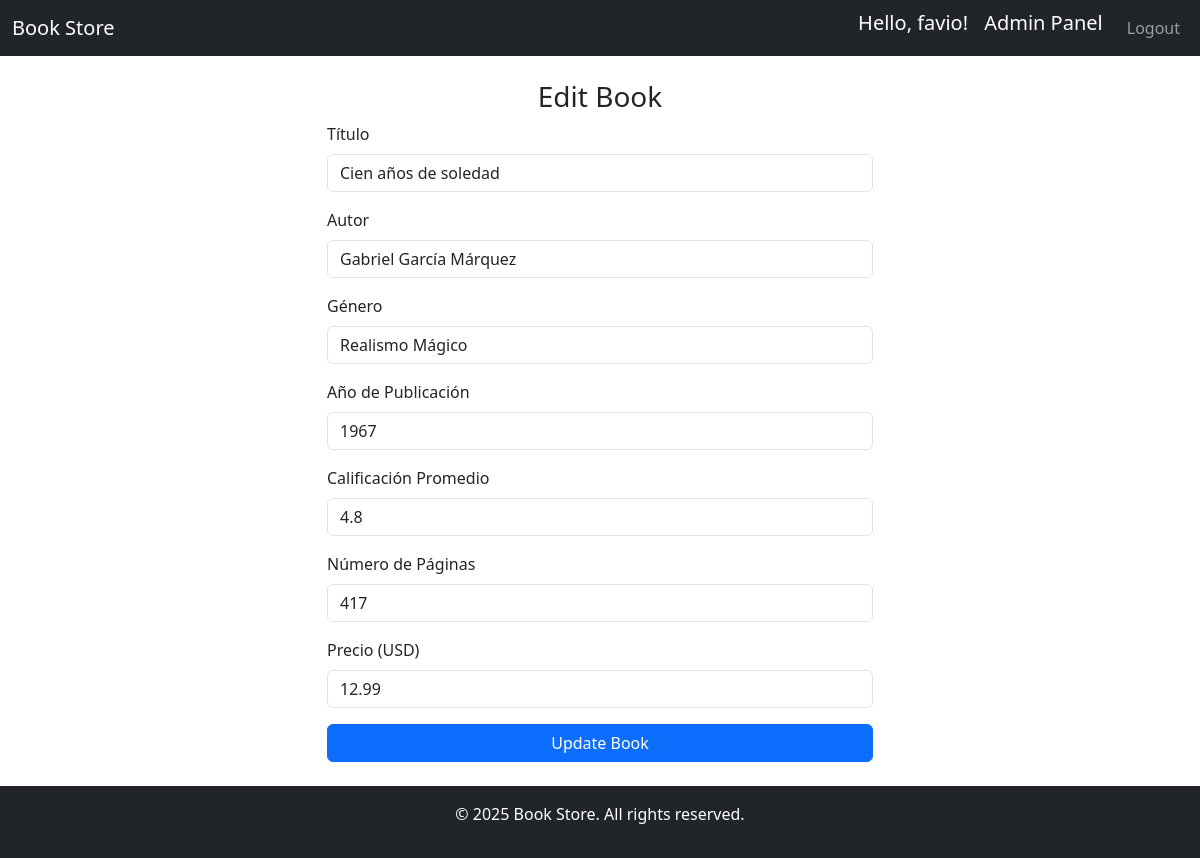
Page /edit/1 (signed in) on the committed database.
### models.py (models this page shows)
class User(db.Model, UserMixin):
    id = db.Column(db.Integer, primary_key=True)
    username = db.Column(db.String(150), unique=True, nullable=False)
    password = db.Column(db.String(200), nullable=False)
    is_admin = db.Column(db.Boolean, default=False)

class Book(db.Model):
    id = db.Column(db.Integer, primary_key=True)
    title = db.Column(db.String(200), nullable=False)
    author = db.Column(db.String(100), nullable=False)
    genre = db.Column(db.String(50), nullable=False)
    year = db.Column(db.Integer, nullable=False)
    rating = db.Column(db.Float, nullable=False)
    pages = db.Column(db.Integer, nullable=False)
    price = db.Column(db.Float, nullable=False)

### app.py (the view)
@app.route('/edit/<int:id>', methods=['GET', 'POST'])
@login_required
def edit(id):
    if not current_user.is_admin == True:
        flash('Access denied')
        return redirect(url_for('login'))
    book = Book.query.get_or_404(id)
    form = BookForm(obj=book)
    if form.validate_on_submit():
        form.populate_obj(book)
        db.session.commit()
        flash('Book updated successfully!')
        return redirect(url_for('books'))
    return render_template('edit.html', form=form, book=book)

### forms.py
class BookForm(FlaskForm):
    title = StringField('Título', validators=[DataRequired()])
    author = StringField('Autor', validators=[DataRequired()])
    genre = StringField('Género', validators=[DataRequired()])
    year = IntegerField('Año de Publicación', validators=[DataRequired(), NumberRange(min=0)])
    rating = FloatField('Calificación Promedio', validators=[DataRequired(), NumberRange(min=0, max=5)])
    pages = IntegerField('Número de Páginas', validators=[DataRequired()])
    price = FloatField('Precio (USD)', validators=[DataRequired()])
    submit = SubmitField('Submit')

### app.py (called while the page is built)
@login_manager.user_loader
def load_user(user_id):
    return User.query.get(int(user_id))

### templates/edit.html (shortened to what this page needs)
{% extends 'base.html' %}
{% block content %}
<div class="row justify-content-center">
    <div class="col-md-6">
        <h3 class="text-center">Edit Book</h3>
        <form method="POST">
            <div class="mb-3">
                {{ form.title.label(class="form-label") }}
                {{ form.title(class="form-control") }}
            </div>
            <div class="mb-3">
                {{ form.author.label(class="form-label") }}
                {{ form.author(class="form-control") }}
            </div>
            <div class="mb-3">
                {{ form.genre.label(class="form-label") }}
                {{ form.genre(class="form-control") }}
            </div>
            <div class="mb-3">
                {{ form.year.label(class="form-label") }}
                {{ form.year(class="form-control") }}
            </div>
            <div class="mb-3">
                {{ form.rating.label(class="form-label") }}
                {{ form.rating(class="form-control") }}
            </div>
            <div class="mb-3">
                {{ form.pages.label(class="form-label") }}
                {{ form.pages(class="form-control") }}
            </div>
            <div class="mb-3">
                {{ form.price.label(class="form-label") }}
                {{ form.price(class="form-control") }}
            </div>
            <button type="submit" class="btn btn-primary w-100">Update Book</button>
        </form>
    </div>
</div>
{% endblock %}

### templates/base.html (shortened to what this page needs)
<!DOCTYPE html>
<html lang="en">
<head>
    <link href="https://cdn.jsdelivr.net/npm/bootstrap@5.3.0/dist/css/bootstrap.min.css" rel="stylesheet">
</head>
<body>
    <nav class="navbar navbar-expand-lg navbar-dark bg-dark">
        <div class="container-fluid">
            <a class="navbar-brand" href="{{ url_for('home') }}">Book Store</a>
            <div class="collapse navbar-collapse" id="navbarNav">
                <ul class="navbar-nav ms-auto">
                    {% if current_user.is_authenticated %}
                        <li class="nav-item">
                            <span class="navbar-brand">Hello, {{ current_user.username }}!</span>
                        </li>
                        {% if current_user.is_admin %}
                            <li class="nav-item">
                                <a class="navbar-brand">Admin Panel</a>
                            </li>
                        {% else %}
                            <li class="nav-item">
                                <a class="nav-link" href="{{ url_for('books') }}">Books</a>
                            </li>
                        {% endif %}
                        <li class="nav-item">
                            <a class="nav-link" href="{{ url_for('logout') }}">Logout</a>
                        </li>
                    {% endif %}
                </ul>
            </div>
        </div>
    </nav>
    <div class="container mt-4">
        {% block content %}
        {% endblock %}
    </div>
    <footer class="bg-dark text-white text-center py-3 mt-4">
        <p>&copy; 2025 Book Store. All rights reserved.</p>
    </footer>
</body>
</html>

### rows in the picture
User: username "favio"
Book: title "Cien años de soledad", author "Gabriel García Márquez", genre "Realismo Mágico", year "1967", rating "4.8", pages "417", price "12.99"
